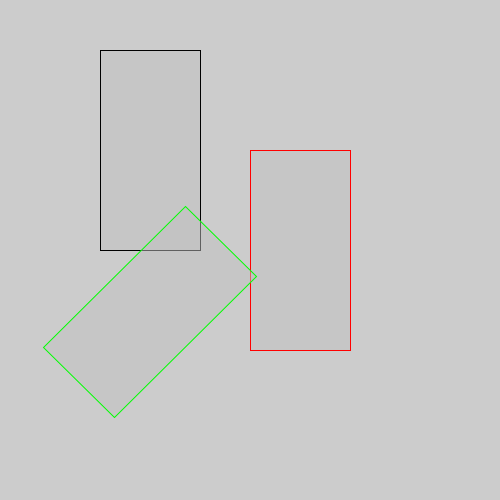
Frame 1 (no input)
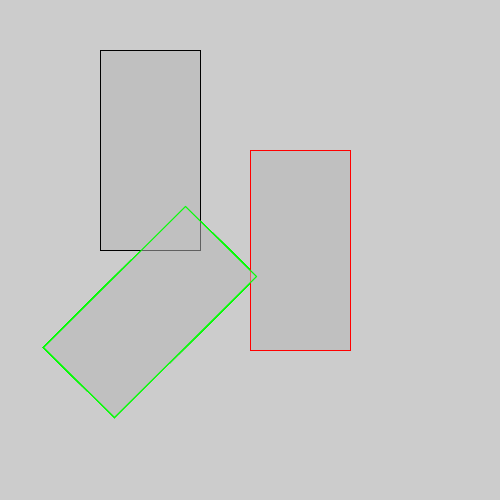
Frame 60 (the mouse pressed at the canvas centre just before this capture)
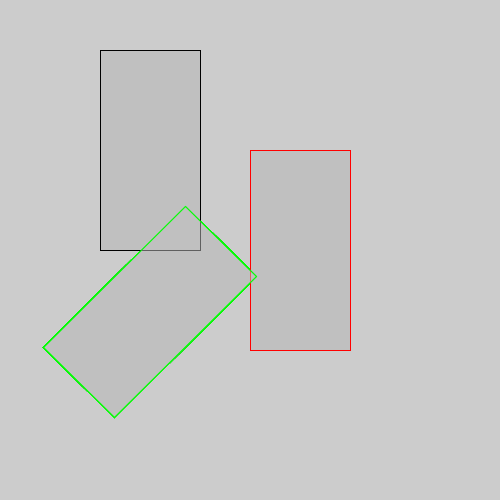
Frame 120 (the mouse held since frame 60 and released just before this capture)

The Processing sketch that drew these frames (run headless with seeded random() and noise(); from frame 60 on, the mouse is pressed at the canvas centre):

// Processing sketch: TranslationRotation
// ── TranslationRotation.pde
void setup() {
  size(500, 500);
}

void draw() {
  fill(192, 128);
  stroke(#000000);
  rect(100, 50, 100, 200);
     
  translate(150, 100);
  
  fill(192, 128);
  stroke(#FF0000);
  rect(100, 50, 100, 200);
  
  rotate(QUARTER_PI);
  
  fill(192, 128);
  stroke(#00FF00);
  rect(100, 50, 100, 200);
}
